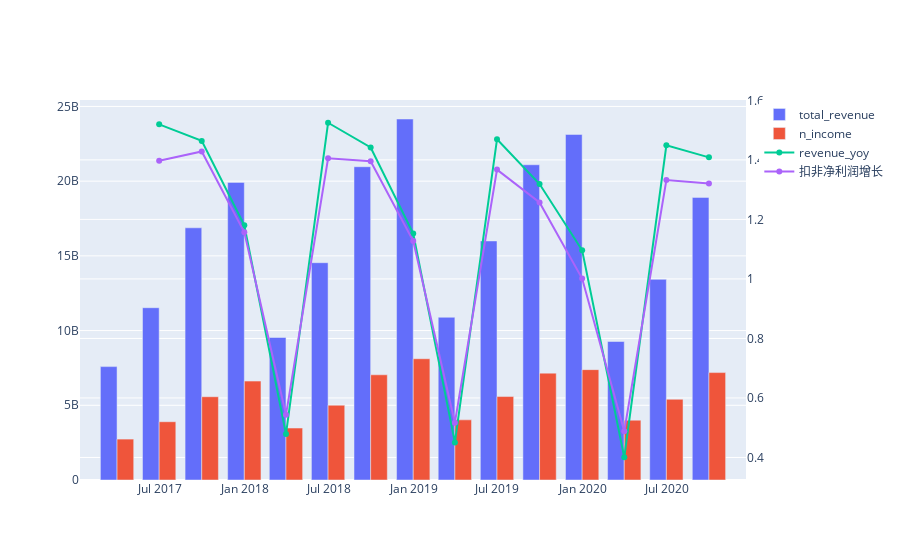

The cell this chart's notebook holds for it:
### Code cell
fig = go.Figure()

fig.add_trace(go.Bar(x=data_df.index, y=data_df.total_revenue, name='total_revenue',offsetgroup=0))
fig.add_trace(go.Bar(x=data_df.index, y=data_df.n_income,name='n_income', offsetgroup=1))

fig.add_trace(go.Scatter(x=data_df.index, y=data_df.revenue_yoy,name='revenue_yoy', yaxis='y2'))
fig.add_trace(go.Scatter(x=data_df.index, y=data_df.profit_dedt_yoy,name='扣非净利润增长', yaxis='y2'))

fig.update_layout(yaxis2=dict(anchor='x', overlaying='y', side='right'))#设置坐标轴的格式，一般次坐标轴在右侧
fig.show()
